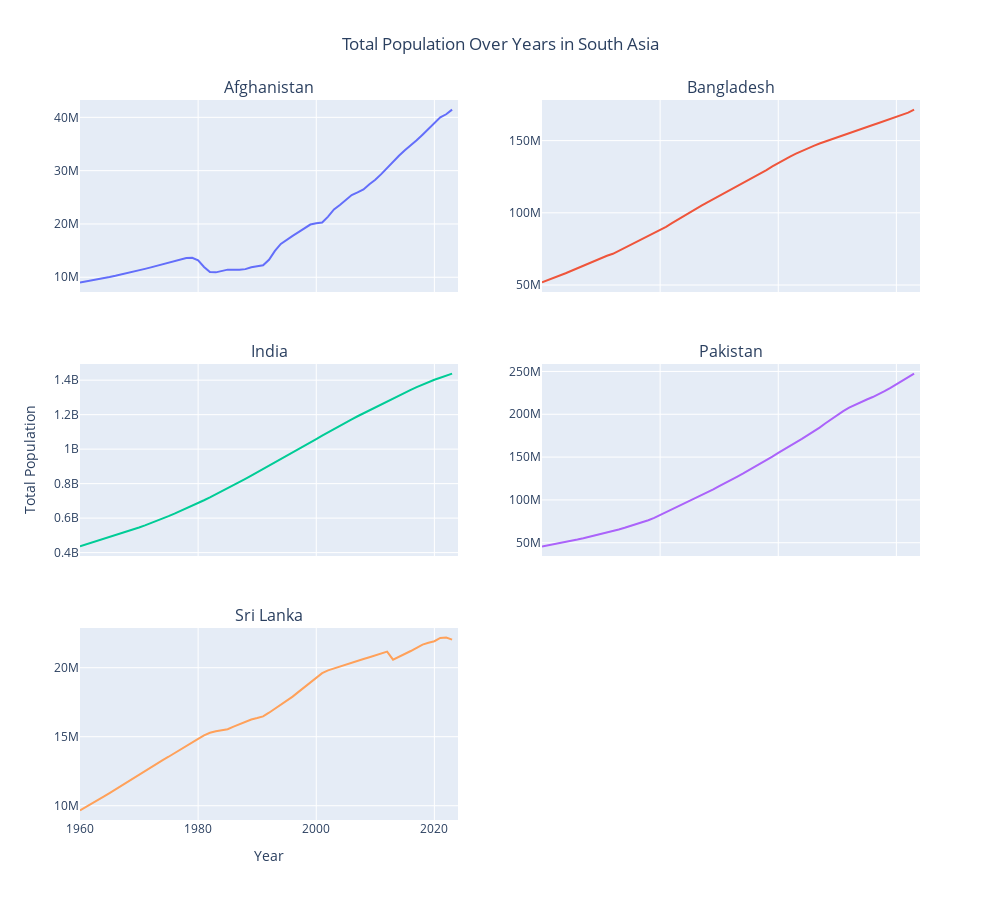

This figure's notebook cell:
### Code cell
import plotly.graph_objects as go
from plotly.subplots import make_subplots

# Get unique countries from dataframe
countries = df['Country'].unique()

# Create 5 subplots in 3 rows and 2 columns
fig = make_subplots(rows=3, cols=2, 
                    subplot_titles=countries,
                    shared_xaxes=True,
                    shared_yaxes=False,
                    vertical_spacing=0.1,
                    horizontal_spacing=0.1)

# Row and column tracker
row_col_map = [(1, 1), (1, 2), (2, 1), (2, 2), (3, 1)]

# Add traces for each country
for i, country in enumerate(countries):
    row, col = row_col_map[i]
    country_data = df[df['Country'] == country]
    fig.add_trace(
        go.Scatter(x=country_data['Year'], y=country_data['total_population'], name=country, mode='lines'),
        row=row, col=col
    )

# Update layout
fig.update_layout(
    height=900,
    width=1000,
    title_text="Total Population Over Years in South Asia",
    title_x=0.5,
    showlegend=False
)

# Axis labels
fig.update_xaxes(title_text="Year", row=3, col=1)
fig.update_yaxes(title_text="Total Population", row=2, col=1)

fig.show()
